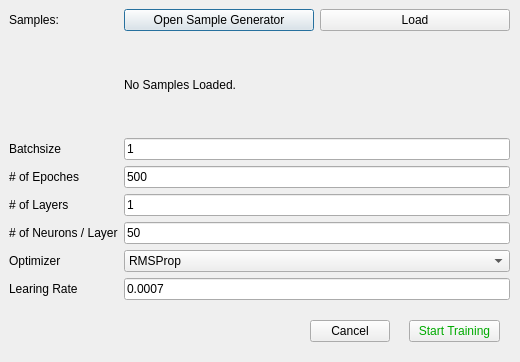
<?xml version="1.0" encoding="UTF-8"?>
<ui version="4.0">
 <class>TrainWizzard</class>
 <widget class="QDialog" name="TrainWizzard">
  <property name="geometry">
   <rect>
    <x>0</x>
    <y>0</y>
    <width>520</width>
    <height>362</height>
   </rect>
  </property>
  <property name="windowTitle">
   <string>Dialog</string>
  </property>
  <widget class="QWidget" name="gridLayoutWidget">
   <property name="geometry">
    <rect>
     <x>9</x>
     <y>9</y>
     <width>501</width>
     <height>291</height>
    </rect>
   </property>
   <layout class="QGridLayout" name="gridLayout">
    <item row="2" column="0">
     <widget class="QLabel" name="label_2">
      <property name="text">
       <string>Batchsize</string>
      </property>
     </widget>
    </item>
    <item row="5" column="1">
     <widget class="QLineEdit" name="neurons">
      <property name="text">
       <string>50</string>
      </property>
     </widget>
    </item>
    <item row="1" column="1">
     <widget class="QLabel" name="samplesStatus">
      <property name="text">
       <string>No Samples Loaded.</string>
      </property>
     </widget>
    </item>
    <item row="0" column="0">
     <widget class="QLabel" name="label_7">
      <property name="text">
       <string>Samples:</string>
      </property>
     </widget>
    </item>
    <item row="3" column="1">
     <widget class="QLineEdit" name="epoch">
      <property name="text">
       <string>500</string>
      </property>
     </widget>
    </item>
    <item row="3" column="0">
     <widget class="QLabel" name="label_3">
      <property name="text">
       <string># of Epoches</string>
      </property>
     </widget>
    </item>
    <item row="0" column="1">
     <layout class="QHBoxLayout" name="horizontalLayout">
      <item>
       <widget class="QPushButton" name="generate">
        <property name="text">
         <string>Open Sample Generator</string>
        </property>
       </widget>
      </item>
      <item>
       <widget class="QPushButton" name="load">
        <property name="text">
         <string>Load</string>
        </property>
       </widget>
      </item>
     </layout>
    </item>
    <item row="4" column="1">
     <widget class="QLineEdit" name="layers">
      <property name="text">
       <string>1</string>
      </property>
     </widget>
    </item>
    <item row="5" column="0">
     <widget class="QLabel" name="label_5">
      <property name="text">
       <string># of Neurons / Layer</string>
      </property>
     </widget>
    </item>
    <item row="6" column="0">
     <widget class="QLabel" name="label_6">
      <property name="text">
       <string>Optimizer</string>
      </property>
     </widget>
    </item>
    <item row="6" column="1">
     <widget class="QComboBox" name="optimizer">
      <item>
       <property name="text">
        <string>RMSProp</string>
       </property>
      </item>
      <item>
       <property name="text">
        <string>AdaGrad</string>
       </property>
      </item>
      <item>
       <property name="text">
        <string>SGD</string>
       </property>
      </item>
     </widget>
    </item>
    <item row="4" column="0">
     <widget class="QLabel" name="label_4">
      <property name="text">
       <string># of Layers</string>
      </property>
     </widget>
    </item>
    <item row="2" column="1">
     <widget class="QLineEdit" name="batch">
      <property name="text">
       <string>1</string>
      </property>
     </widget>
    </item>
    <item row="1" column="0">
     <widget class="QLabel" name="label">
      <property name="text">
       <string/>
      </property>
     </widget>
    </item>
    <item row="7" column="0">
     <widget class="QLabel" name="label_8">
      <property name="text">
       <string>Learing Rate</string>
      </property>
     </widget>
    </item>
    <item row="7" column="1">
     <widget class="QLineEdit" name="lrate">
      <property name="text">
       <string>0.0007</string>
      </property>
     </widget>
    </item>
   </layout>
  </widget>
  <widget class="QPushButton" name="start">
   <property name="geometry">
    <rect>
     <x>409</x>
     <y>320</y>
     <width>91</width>
     <height>22</height>
    </rect>
   </property>
   <property name="palette">
    <palette>
     <active>
      <colorrole role="ButtonText">
       <brush brushstyle="SolidPattern">
        <color alpha="255">
         <red>0</red>
         <green>170</green>
         <blue>0</blue>
        </color>
       </brush>
      </colorrole>
     </active>
     <inactive>
      <colorrole role="ButtonText">
       <brush brushstyle="SolidPattern">
        <color alpha="255">
         <red>0</red>
         <green>170</green>
         <blue>0</blue>
        </color>
       </brush>
      </colorrole>
     </inactive>
     <disabled>
      <colorrole role="ButtonText">
       <brush brushstyle="SolidPattern">
        <color alpha="255">
         <red>190</red>
         <green>190</green>
         <blue>190</blue>
        </color>
       </brush>
      </colorrole>
     </disabled>
    </palette>
   </property>
   <property name="text">
    <string>Start Training</string>
   </property>
  </widget>
  <widget class="QPushButton" name="cancel">
   <property name="geometry">
    <rect>
     <x>310</x>
     <y>320</y>
     <width>80</width>
     <height>22</height>
    </rect>
   </property>
   <property name="text">
    <string>Cancel</string>
   </property>
  </widget>
 </widget>
 <resources/>
 <connections/>
</ui>
